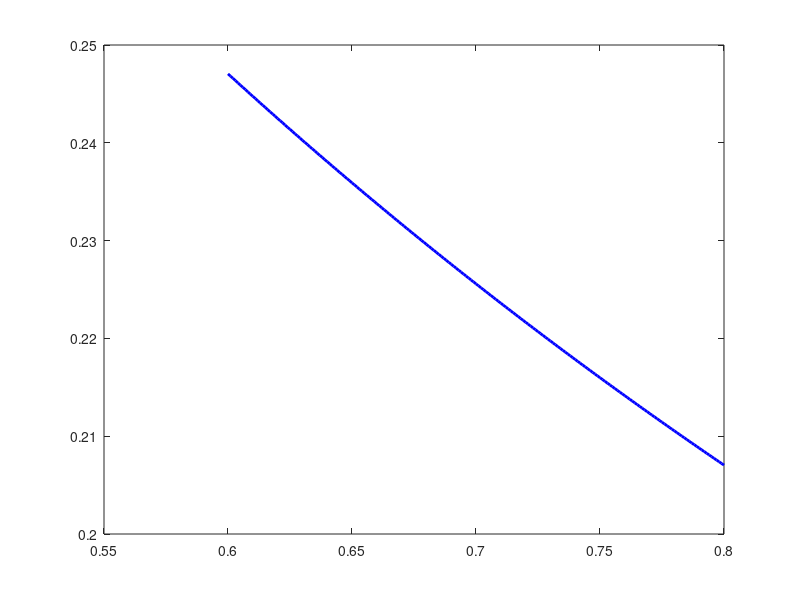

Source code (MATLAB):
a = 0.6;
b = 0.8;
x = a:0.001:b;

phi1_deriv = 1 ./ (2 * (x + 1).^(3/2));

plot(x, phi1_deriv, 'b', 'LineWidth', 2);
